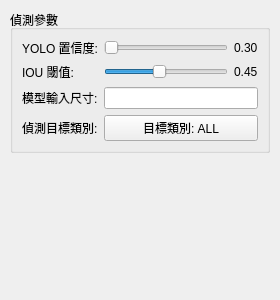
<?xml version='1.0' encoding='UTF-8'?>
<ui version="4.0">
 <class>detection_tab</class>
 <widget class="QWidget" name="detection_tab">
  <property name="geometry">
   <rect>
    <x>0</x>
    <y>0</y>
    <width>280</width>
    <height>300</height>
   </rect>
  </property>
  <layout class="QVBoxLayout" name="verticalLayout_detection_tab">
   <property name="leftMargin">
    <number>10</number>
   </property>
   <property name="topMargin">
    <number>10</number>
   </property>
   <property name="rightMargin">
    <number>10</number>
   </property>
   <property name="bottomMargin">
    <number>10</number>
   </property>
   <property name="spacing">
    <number>15</number>
   </property>
   <item>
    <widget class="QGroupBox" name="detection_params_groupbox">
     <property name="title">
      <string>偵測參數</string>
     </property>
     <layout class="QGridLayout" name="gridLayout_detection_params">
      <item row="0" column="0">
       <widget class="QLabel" name="label_7">
        <property name="text">
         <string>YOLO 置信度:</string>
        </property>
       </widget>
      </item>
      <item row="0" column="1">
       <widget class="QSlider" name="yolo_confidence_slider">
        <property name="minimum">
         <number>1</number>
        </property>
        <property name="maximum">
         <number>100</number>
        </property>
        <property name="orientation">
         <enum>Qt::Horizontal</enum>
        </property>
       </widget>
      </item>
      <item row="0" column="2">
       <widget class="QLabel" name="yolo_confidence_value_label">
        <property name="text">
         <string>0.30</string>
        </property>
       </widget>
      </item>
      <item row="1" column="0">
       <widget class="QLabel" name="iou_threshold_label">
        <property name="text">
         <string>IOU 閾值:</string>
        </property>
       </widget>
      </item>
      <item row="1" column="1">
       <widget class="QSlider" name="iou_threshold_slider">
        <property name="minimum">
         <number>1</number>
        </property>
        <property name="maximum">
         <number>100</number>
        </property>
        <property name="value">
         <number>45</number>
        </property>
        <property name="orientation">
         <enum>Qt::Horizontal</enum>
        </property>
       </widget>
      </item>
      <item row="1" column="2">
       <widget class="QLabel" name="iou_threshold_value_label">
        <property name="text">
         <string>0.45</string>
        </property>
       </widget>
      </item>
      <item row="2" column="0">
       <widget class="QLabel" name="model_size_label">
        <property name="text">
         <string>模型輸入尺寸:</string>
        </property>
       </widget>
      </item>
      <item row="2" column="1" colspan="2">
       <widget class="QLineEdit" name="model_size_input" />
      </item>
      <item row="3" column="0">
       <widget class="QLabel" name="label_8">
        <property name="text">
         <string>偵測目標類別:</string>
        </property>
       </widget>
      </item>
      <item row="3" column="1" colspan="2">
       <widget class="QPushButton" name="target_class_button">
        <property name="cursor">
         <cursorShape>PointingHandCursor</cursorShape>
        </property>
        <property name="text">
         <string>目標類別: ALL</string>
        </property>
       </widget>
      </item>
     </layout>
    </widget>
   </item>
   <item>
    <spacer name="verticalSpacer_detection_tab">
     <property name="orientation">
      <enum>Qt::Vertical</enum>
     </property>
     <property name="sizeHint" stdset="0">
      <size>
       <width>20</width>
       <height>40</height>
      </size>
     </property>
    </spacer>
   </item>
  </layout>
 </widget>
 <resources />
 <connections />
</ui>
